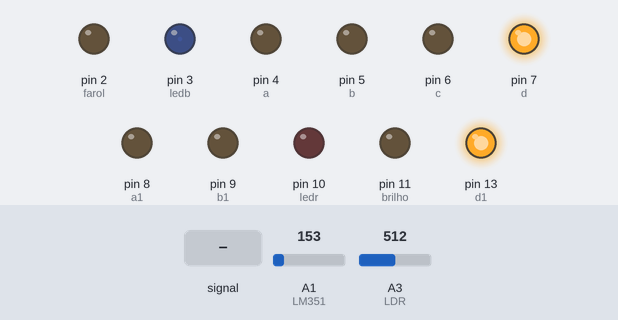
The sketch below on a simulated Arduino Mega 2560, built with avr-gcc and run on an emulated ATmega2560. On the bench: output pins drawn as LEDs (lit = HIGH). Inputs (shaded band) come from the test bench; at power-on: A3 (LDR) = 512, A1 (LM351) = 153.

Above: at 4.2 s.
4.3 s: A3 (LDR) fed a 200 Hz sine of ±460 counts around its level
At 4.8 s:
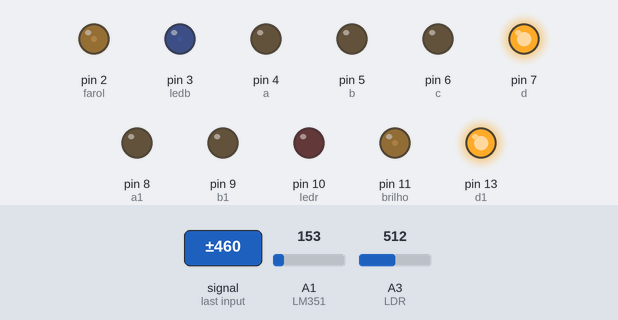
5.8 s: A3 (LDR) set to 80
At 6.7 s:
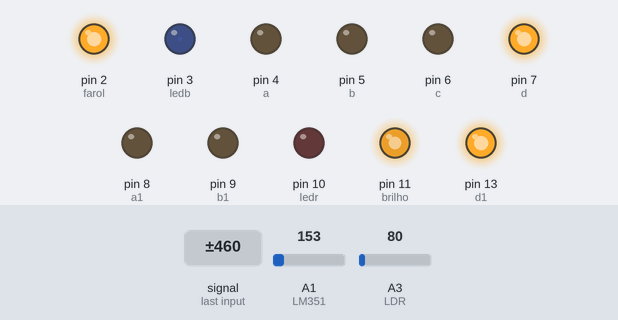
Timing chart, 0 to 8.8 s (numbered marks = the images above; inputs shaded):
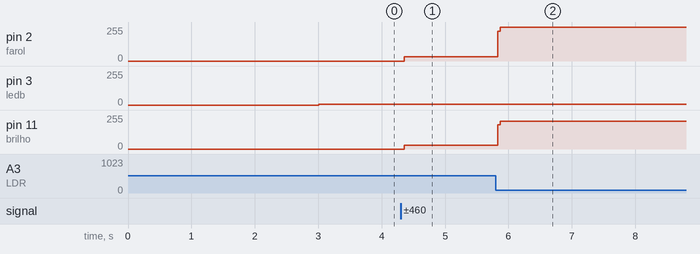

Measured:
- after the input at 4.3 s, pin 2 (farol): 0/255 → 33/255 after 0.05 s; pin 11 (brilho): 0/255 → 27/255 after 0.05 s

The sketch:

Termometro_Fit_V1.2_receiver.ino
```cpp
/***************************************\
 **   Projeto Termometro Automotivo    **
 *                                      *
 **     Sensor Crepuscular e XBee      **
 \***************************************/

// enderecamento de pinos
const int a = 4;
const int b = 5;
const int c = 6;
const int d = 7;
const int a1 = 8;
const int b1 = 9;
const int c1 = 12;
const int d1 = 13;
const int ledb = 3;
const int ledr = 10;
const int brilho = 11;
const int LDR = A3;
const int farol = 2;
const int LM351 = A1;
//const int LM352 = A2;

// termometro
float adclido1 = 0;
float temperaturac1 = 0;
int lertemperatura1 = 1;
float adclido2 = 0;
float temperaturac2 = 0;
int lertemperatura2 = 1;
float temperaturas1 [32];
float temperaturas2 [32];
int temperatura = 0;

// Controle Display
int unidade = 0;
int dezena = 0;
int ldrvalor = 0;
int pwm = 255;
int ledpwm = 5;
int digito[] = {
  0, 0, 0, 0, 1, 0, 0, 0, 0, 1, 0, 0, 1, 1, 0, 0, 0, 0, 1, 0, 1, 0, 1, 0, 0, 1, 1, 0, 1, 1, 1, 0, 0, 0, 0, 1, 1, 0, 0, 1, 0, 1, 0, 1};
int indice = 0;

void setup(){

  // definindo comunicacao serial
  Serial.begin(9600);

  // especificando tensao de referencia das portas analogicas para o LM35
  //  analogReference(INTERNAL); //Se estiver usando Arduino Mega, use INTERNAL1V1

  pinMode(a, OUTPUT);
  pinMode(b, OUTPUT);
  pinMode(c, OUTPUT);
  pinMode(d, OUTPUT);
  pinMode(a1, OUTPUT);
  pinMode(b1, OUTPUT);
  pinMode(c1, OUTPUT);
  pinMode(d1, OUTPUT);
  pinMode(ledr, OUTPUT);
  pinMode(ledb, OUTPUT);
  pinMode(brilho, OUTPUT);
  pinMode(farol, OUTPUT);

  unidade = 8;
  dezena = 8;

  indice = unidade * 4;
  digitalWrite(a, digito [indice + 0]);
  digitalWrite(b, digito [indice + 1]);
  digitalWrite(c, digito [indice + 2]);
  digitalWrite(d, digito [indice + 3]);

  indice = dezena * 4;
  digitalWrite(a1, digito [indice + 0]);
  digitalWrite(b1, digito [indice + 1]);
  digitalWrite(c1, digito [indice + 2]);
  digitalWrite(d1, digito [indice + 3]);
  delay(3000);

}
void loop(){

  // Indo para rotina do termometro 1
  termometro1();

  // impressao dos dados no display
  impressao();

  for (int i=0; i < 30000; i++) {
    // indo para rotina do sensor luz
    sensorluz();
  }

  // Indo para rotina do termometro 2
  termometro2();

  // impressao dos dados no display
  impressao();

  for (int i=0; i < 30000; i++) {
    // indo para rotina do sensor luz
    sensorluz();
  }

  //Serial.print(" temperatura: ");
  //Serial.print(temperaturac1);
  //Serial.print(" temperatura: ");
  //Serial.print(temperaturac2);
  //Serial.print(" unidade: ");
  //Serial.print(unidade);
  //Serial.print(" dezena: ");
  //Serial.print(dezena);
  //Serial.print(" tela: ");
  //Serial.print(tela);
  //Serial.print(" contador tela: ");
  //Serial.print(contadortela);
  //Serial.print(" LDR: ");
  //Serial.print(ldrvalor);
  //Serial.println("  ");

}

void termometro1() { // Leitura do termometro

  for (lertemperatura1 = 0; lertemperatura1 < 30; lertemperatura1++) {

    adclido1 = analogRead(LM351);
    temperaturas1[lertemperatura1] = (adclido1 * 0.4887585532746823) - 0.5;

    temperaturas1[31]  = ( temperaturas1[0]   + temperaturas1[1]  + temperaturas1[2]
      + temperaturas1[3]  + temperaturas1[4]  + temperaturas1[5]  + temperaturas1[6]
      + temperaturas1[7]  + temperaturas1[8]  + temperaturas1[9]  + temperaturas1[10]
      + temperaturas1[11] + temperaturas1[12] + temperaturas1[13] + temperaturas1[14]
      + temperaturas1[15] + temperaturas1[16] + temperaturas1[17] + temperaturas1[18]
      + temperaturas1[19] + temperaturas1[20] + temperaturas1[21] + temperaturas1[22]
      + temperaturas1[23] + temperaturas1[24] + temperaturas1[25] + temperaturas1[26]
      + temperaturas1[27] + temperaturas1[28] + temperaturas1[29]) / 30;
  }
  temperaturac1 = temperaturas1[31];

  temperatura = temperaturac1;
  analogWrite(ledb, ledpwm);
  analogWrite(ledr, LOW);
}
void termometro2() { // Leitura do termometro

/*  for (lertemperatura2 = 0; lertemperatura2 < 30; lertemperatura2++) {

 //   adclido2 = analogRead(LM352);

    temperaturas2[lertemperatura2] = (adclido2 * 0.4887585532746823) - 0.5;

    temperaturas2[31]  = ( temperaturas2[0]   + temperaturas2[1]  + temperaturas2[2]
      + temperaturas2[3]  + temperaturas2[4]  + temperaturas2[5]  + temperaturas2[6]
      + temperaturas2[7]  + temperaturas2[8]  + temperaturas2[9]  + temperaturas2[10]
      + temperaturas2[11] + temperaturas2[12] + temperaturas2[13] + temperaturas2[14]
      + temperaturas2[15] + temperaturas2[16] + temperaturas2[17] + temperaturas2[18]
      + temperaturas2[19] + temperaturas2[20] + temperaturas2[21] + temperaturas2[22]
      + temperaturas2[23] + temperaturas2[24] + temperaturas2[25] + temperaturas2[26]
      + temperaturas2[27] + temperaturas2[28] + temperaturas2[29]) / 30;
  }
  temperaturac2 = temperaturas2[31];

  temperatura = temperaturac2;
*/

if (Serial.available()) {
  temperatura = Serial.read();
    analogWrite(ledr, ledpwm);
  analogWrite(ledb, LOW);
}
}

void impressao() { // impressao dos dados no Display

  if (temperatura > 19 && temperatura < 30) {
    unidade = temperatura - 20;
    dezena = 2;
  }
  if (temperatura > 29 && temperatura < 40) {
    unidade = temperatura - 30;
    dezena = 3;
  }
  if (temperatura > 39 && temperatura < 50) {
    unidade = temperatura - 40;
    dezena = 4;
  }
  if (temperatura > 49 && temperatura < 60) {
    unidade = temperatura - 50;
    dezena = 5;
  }
  if (temperatura > 59 && temperatura < 70) {
    unidade = temperatura - 60;
    dezena = 6;
  }
  if (temperatura > 9 && temperatura < 20) {
    unidade = temperatura - 10;
    dezena = 1;
  }
  if (temperatura > -1 && temperatura < 10) {
    unidade = temperatura;
    dezena = 10;
  }

  indice = unidade * 4;
  digitalWrite(a, digito [indice + 0]);
  digitalWrite(b, digito [indice + 1]);
  digitalWrite(c, digito [indice + 2]);
  digitalWrite(d, digito [indice + 3]);

  indice = dezena * 4;
  digitalWrite(a1, digito [indice + 0]);
  digitalWrite(b1, digito [indice + 1]);
  digitalWrite(c1, digito [indice + 2]);
  digitalWrite(d1, digito [indice + 3]);
}

void sensorluz() { // Rotina do sensor de luz

    ldrvalor = analogRead(LDR);
  if (ldrvalor < 90) {
    pwm = 210;
    ledpwm = 5;
    analogWrite(brilho, pwm);
    digitalWrite(farol, HIGH);
  }
  else {
    pwm = 0;
    ledpwm = 20;
    analogWrite(brilho, pwm);
    digitalWrite(farol, LOW);
  }
}
```
